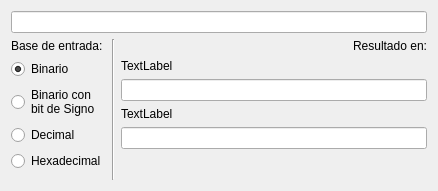
<?xml version="1.0" encoding="UTF-8"?>
<ui version="4.0">
 <class>MainWindow</class>
 <widget class="QMainWindow" name="MainWindow">
  <property name="geometry">
   <rect>
    <x>0</x>
    <y>0</y>
    <width>438</width>
    <height>191</height>
   </rect>
  </property>
  <property name="windowTitle">
   <string>Cambio de Base</string>
  </property>
  <property name="autoFillBackground">
   <bool>false</bool>
  </property>
  <widget class="QWidget" name="centralWidget">
   <layout class="QGridLayout" name="gridLayout">
    <item row="0" column="0">
     <layout class="QVBoxLayout" name="verticalLayout_2">
      <item>
       <widget class="QLineEdit" name="lineEdit">
        <property name="alignment">
         <set>Qt::AlignRight|Qt::AlignTrailing|Qt::AlignVCenter</set>
        </property>
       </widget>
      </item>
      <item>
       <layout class="QHBoxLayout" name="horizontalLayout_2">
        <item>
         <layout class="QVBoxLayout" name="verticalLayout_4">
          <item>
           <widget class="QLabel" name="label_4">
            <property name="text">
             <string>Base de entrada:</string>
            </property>
           </widget>
          </item>
          <item>
           <widget class="QRadioButton" name="radioButton">
            <property name="text">
             <string>Binario</string>
            </property>
            <property name="checked">
             <bool>true</bool>
            </property>
           </widget>
          </item>
          <item>
           <widget class="QRadioButton" name="radioButton_4">
            <property name="text">
             <string>Binario con
bit de Signo</string>
            </property>
           </widget>
          </item>
          <item>
           <widget class="QRadioButton" name="radioButton_3">
            <property name="text">
             <string>Decimal</string>
            </property>
           </widget>
          </item>
          <item>
           <widget class="QRadioButton" name="radioButton_2">
            <property name="text">
             <string>Hexadecimal</string>
            </property>
           </widget>
          </item>
          <item>
           <spacer name="verticalSpacer">
            <property name="orientation">
             <enum>Qt::Vertical</enum>
            </property>
            <property name="sizeHint" stdset="0">
             <size>
              <width>20</width>
              <height>40</height>
             </size>
            </property>
           </spacer>
          </item>
         </layout>
        </item>
        <item>
         <widget class="Line" name="line">
          <property name="orientation">
           <enum>Qt::Vertical</enum>
          </property>
         </widget>
        </item>
        <item>
         <layout class="QVBoxLayout" name="verticalLayout_3">
          <item>
           <widget class="QLabel" name="label_5">
            <property name="text">
             <string>Resultado en:</string>
            </property>
            <property name="alignment">
             <set>Qt::AlignRight|Qt::AlignTrailing|Qt::AlignVCenter</set>
            </property>
           </widget>
          </item>
          <item>
           <widget class="QLabel" name="label">
            <property name="text">
             <string>TextLabel</string>
            </property>
           </widget>
          </item>
          <item>
           <widget class="QLineEdit" name="lineEdit_2">
            <property name="alignment">
             <set>Qt::AlignRight|Qt::AlignTrailing|Qt::AlignVCenter</set>
            </property>
            <property name="dragEnabled">
             <bool>false</bool>
            </property>
            <property name="readOnly">
             <bool>true</bool>
            </property>
           </widget>
          </item>
          <item>
           <widget class="QLabel" name="label_2">
            <property name="text">
             <string>TextLabel</string>
            </property>
           </widget>
          </item>
          <item>
           <widget class="QLineEdit" name="lineEdit_3">
            <property name="alignment">
             <set>Qt::AlignRight|Qt::AlignTrailing|Qt::AlignVCenter</set>
            </property>
            <property name="dragEnabled">
             <bool>false</bool>
            </property>
            <property name="readOnly">
             <bool>true</bool>
            </property>
           </widget>
          </item>
          <item>
           <spacer name="horizontalSpacer">
            <property name="orientation">
             <enum>Qt::Horizontal</enum>
            </property>
            <property name="sizeHint" stdset="0">
             <size>
              <width>40</width>
              <height>20</height>
             </size>
            </property>
           </spacer>
          </item>
          <item>
           <spacer name="verticalSpacer_2">
            <property name="orientation">
             <enum>Qt::Vertical</enum>
            </property>
            <property name="sizeHint" stdset="0">
             <size>
              <width>20</width>
              <height>40</height>
             </size>
            </property>
           </spacer>
          </item>
         </layout>
        </item>
       </layout>
      </item>
     </layout>
    </item>
   </layout>
  </widget>
 </widget>
 <layoutdefault spacing="6" margin="11"/>
 <resources/>
 <connections>
  <connection>
   <sender>radioButton</sender>
   <signal>clicked()</signal>
   <receiver>MainWindow</receiver>
   <slot>b_Binario()</slot>
   <hints>
    <hint type="sourcelabel">
     <x>58</x>
     <y>71</y>
    </hint>
    <hint type="destinationlabel">
     <x>170</x>
     <y>106</y>
    </hint>
   </hints>
  </connection>
  <connection>
   <sender>radioButton_2</sender>
   <signal>clicked()</signal>
   <receiver>MainWindow</receiver>
   <slot>b_Hexadecimal()</slot>
   <hints>
    <hint type="sourcelabel">
     <x>58</x>
     <y>98</y>
    </hint>
    <hint type="destinationlabel">
     <x>170</x>
     <y>106</y>
    </hint>
   </hints>
  </connection>
  <connection>
   <sender>radioButton_3</sender>
   <signal>clicked()</signal>
   <receiver>MainWindow</receiver>
   <slot>b_Decimal()</slot>
   <hints>
    <hint type="sourcelabel">
     <x>58</x>
     <y>98</y>
    </hint>
    <hint type="destinationlabel">
     <x>170</x>
     <y>106</y>
    </hint>
   </hints>
  </connection>
  <connection>
   <sender>radioButton_4</sender>
   <signal>clicked()</signal>
   <receiver>MainWindow</receiver>
   <slot>b_Binario_bit_signo()</slot>
   <hints>
    <hint type="sourcelabel">
     <x>58</x>
     <y>103</y>
    </hint>
    <hint type="destinationlabel">
     <x>170</x>
     <y>95</y>
    </hint>
   </hints>
  </connection>
  <connection>
   <sender>lineEdit</sender>
   <signal>textEdited(QString)</signal>
   <receiver>MainWindow</receiver>
   <slot>c_automatico(QString)</slot>
   <hints>
    <hint type="sourcelabel">
     <x>76</x>
     <y>30</y>
    </hint>
    <hint type="destinationlabel">
     <x>170</x>
     <y>95</y>
    </hint>
   </hints>
  </connection>
 </connections>
 <slots>
  <slot>b_Binario()</slot>
  <slot>b_Hexadecimal()</slot>
  <slot>b_Decimal()</slot>
  <slot>b_Binario_bit_signo()</slot>
  <slot>c_automatico(QString)</slot>
 </slots>
</ui>
